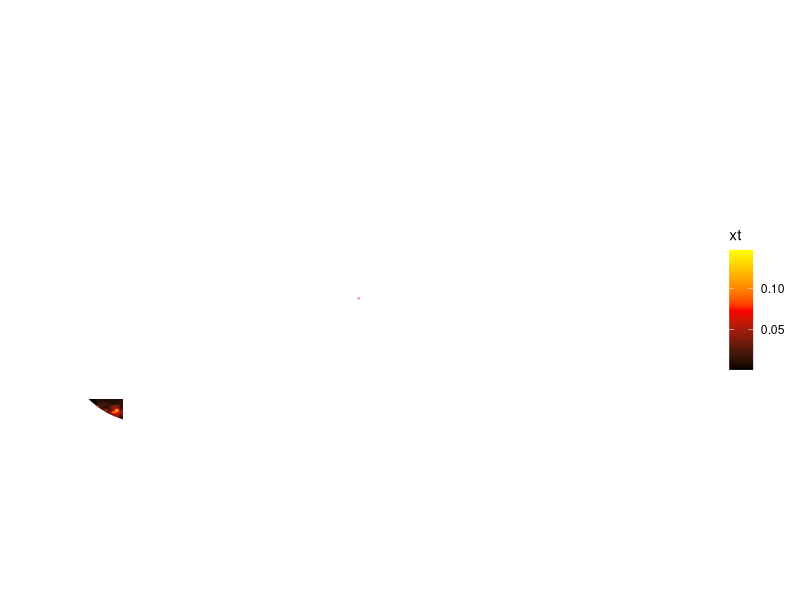

Source code (R): (Note: this script raises an error after producing the figure.)
setwd("~/GitHub/BigDataCup")

library(RColorBrewer)
library(ggforce)
library(ggplot2)
library(dplyr)

frame <- read.csv("xT_model-Adrian/frame_plot.csv")%>%
  mutate(
    x = (x/10)-100,
    y = (y/10)-42.5
  )

color_lines = "white"

xt_viz <- ggplot() +
  geom_tile(data=frame,aes(x,y,fill=xt)) + 
  # Faceoff circles
  geom_circle(aes(x0 = 0, y0 = 0, r = 15), colour = color_lines, size = 2 / 4) + # Centre
  geom_circle(aes(x0 = 69, y0 = 22, r = 15), colour = color_lines, size = 2 / 4) + # Top-Right
  geom_circle(aes(x0 = 69, y0 = -22, r = 15), colour = color_lines, size = 2 / 4) + # Bottom-Right
  geom_circle(aes(x0 = -69, y0 = 22, r = 15), colour = color_lines, size = 2 / 4) + # Top-Left
  geom_circle(aes(x0 = -69, y0 = -22, r = 15), colour = color_lines, size = 2 / 4) + # Bottom-Left
  
  # Hash marks in T-R/B-R/T-L/B-R order, groups of four
  geom_tile(aes(x = 66.125, y = 37.77, width = 2 / 6, height = 2), fill = color_lines) +
  geom_tile(aes(x = 66.125, y = 6.23, width = 2 / 6, height = 2), fill = color_lines) +
  geom_tile(aes(x = 71.875, y = 37.77, width = 2 / 6, height = 2), fill = color_lines) +
  geom_tile(aes(x = 71.875, y = 6.23, width = 2 / 6, height = 2), fill = color_lines) +
  geom_tile(aes(x = 66.125, y = -37.77, width = 2 / 6, height = 2), fill = color_lines) +
  geom_tile(aes(x = 66.125, y = -6.23, width = 2 / 6, height = 2), fill = color_lines) +
  geom_tile(aes(x = 71.875, y = -37.77, width = 2 / 6, height = 2), fill = color_lines) +
  geom_tile(aes(x = 71.875, y = -6.23, width = 2 / 6, height = 2), fill = color_lines) +
  geom_tile(aes(x = -66.125, y = 37.77, width = 2 / 6, height = 2), fill = color_lines) +
  geom_tile(aes(x = -66.125, y = 6.23, width = 2 / 6, height = 2), fill = color_lines) +
  geom_tile(aes(x = -71.875, y = 37.77, width = 2 / 6, height = 2), fill = color_lines) +
  geom_tile(aes(x = -71.875, y = 6.23, width = 2 / 6, height = 2), fill = color_lines) +
  geom_tile(aes(x = -66.125, y = -37.77, width = 2 / 6, height = 2), fill = color_lines) +
  geom_tile(aes(x = -66.125, y = -6.23, width = 2 / 6, height = 2), fill = color_lines) +
  geom_tile(aes(x = -71.875, y = -37.77, width = 2 / 6, height = 2), fill = color_lines) +
  geom_tile(aes(x = -71.875, y = -6.23, width = 2 / 6, height = 2), fill = color_lines) +
  
  # Centre line
  geom_tile(aes(x = 0, y = 0, width = 1, height = 85), fill = color_lines) + # Centre line
  
  # Faceoff dots - Plot AFTER centre lines for centre ice circle to show up above
  geom_circle(aes(x0 = 0, y0 = 0, r = 6 / 12), colour = "#FF99B4", fill = "#FF99B4", size = 0) + # Centre dot with unique red
  geom_circle(aes(x0 = 69, y0 = 22, r = 1), colour = color_lines, fill = color_lines, size = 0) + # Top-Right
  geom_circle(aes(x0 = 69, y0 = -22, r = 1), colour = color_lines, fill = color_lines, size = 0) + # Bottom-Right
  geom_circle(aes(x0 = -69, y0 = 22, r = 1), colour = color_lines, fill = color_lines, size = 0) + # Top-Left
  geom_circle(aes(x0 = -69, y0 = -22, r = 1), colour = color_lines, fill = color_lines, size = 0) + # Bottom-Left
  
  geom_circle(aes(x0 = 20.5, y0 = 22, r = 1), colour = color_lines, fill = color_lines, size = 0) + # Neutral Top-Right
  geom_circle(aes(x0 = 20.5, y0 = -22, r = 1), colour = color_lines, fill = color_lines, size = 0) + # Neutral Bottom-Right
  geom_circle(aes(x0 = -20.5, y0 = 22, r = 1), colour = color_lines, fill = color_lines, size = 0) + # Neutral Top-Left
  geom_circle(aes(x0 = -20.5, y0 = -22, r = 1), colour = color_lines, fill = color_lines, size = 0) + # Neutral Bottom-Left
  
  # Ells surrounding faceoff dots
  geom_tile(aes(x = 65, y = 22.83, width = 4, height = 2 / 8), fill = color_lines) + # Top-Right
  geom_tile(aes(x = 73, y = 22.83, width = 4, height = 2 / 8), fill = color_lines) +
  geom_tile(aes(x = 65, y = 21.17, width = 4, height = 2 / 8), fill = color_lines) +
  geom_tile(aes(x = 73, y = 21.17, width = 4, height = 2 / 8), fill = color_lines) +
  geom_tile(aes(x = 66.92, y = 24.25, width = 2 / 8, height = 3), fill = color_lines) +
  geom_tile(aes(x = 71.08, y = 24.25, width = 2 / 8, height = 3), fill = color_lines) +
  geom_tile(aes(x = 66.92, y = 19.75, width = 2 / 8, height = 3), fill = color_lines) +
  geom_tile(aes(x = 71.08, y = 19.75, width = 2 / 8, height = 3), fill = color_lines) +
  
  geom_tile(aes(x = 65, y = -22.83, width = 4, height = 2 / 12), fill = color_lines) + # Bottom-Right
  geom_tile(aes(x = 73, y = -22.83, width = 4, height = 2 / 12), fill = color_lines) +
  geom_tile(aes(x = 65, y = -21.17, width = 4, height = 2 / 12), fill = color_lines) +
  geom_tile(aes(x = 73, y = -21.17, width = 4, height = 2 / 12), fill = color_lines) +
  geom_tile(aes(x = 66.92, y = -24.25, width = 2 / 12, height = 3), fill = color_lines) +
  geom_tile(aes(x = 71.08, y = -24.25, width = 2 / 12, height = 3), fill = color_lines) +
  geom_tile(aes(x = 66.92, y = -19.75, width = 2 / 12, height = 3), fill = color_lines) +
  geom_tile(aes(x = 71.08, y = -19.75, width = 2 / 12, height = 3), fill = color_lines) +
  
  geom_tile(aes(x = -65, y = 22.83, width = 4, height = 2 / 12), fill = color_lines) + # Top-Left
  geom_tile(aes(x = -73, y = 22.83, width = 4, height = 2 / 12), fill = color_lines) +
  geom_tile(aes(x = -65, y = 21.17, width = 4, height = 2 / 12), fill = color_lines) +
  geom_tile(aes(x = -73, y = 21.17, width = 4, height = 2 / 12), fill = color_lines) +
  geom_tile(aes(x = -66.92, y = 24.25, width = 2 / 12, height = 3), fill = color_lines) +
  geom_tile(aes(x = -71.08, y = 24.25, width = 2 / 12, height = 3), fill = color_lines) +
  geom_tile(aes(x = -66.92, y = 19.75, width = 2 / 12, height = 3), fill = color_lines) +
  geom_tile(aes(x = -71.08, y = 19.75, width = 2 / 12, height = 3), fill = color_lines) +
  
  geom_tile(aes(x = -65, y = -22.83, width = 4, height = 2 / 12), fill = color_lines) + # Bottom-Left
  geom_tile(aes(x = -73, y = -22.83, width = 4, height = 2 / 12), fill = color_lines) +
  geom_tile(aes(x = -65, y = -21.17, width = 4, height = 2 / 12), fill = color_lines) +
  geom_tile(aes(x = -73, y = -21.17, width = 4, height = 2 / 12), fill = color_lines) +
  geom_tile(aes(x = -66.92, y = -24.25, width = 2 / 12, height = 3), fill = color_lines) +
  geom_tile(aes(x = -71.08, y = -24.25, width = 2 / 12, height = 3), fill = color_lines) +
  geom_tile(aes(x = -66.92, y = -19.75, width = 2 / 12, height = 3), fill = color_lines) +
  geom_tile(aes(x = -71.08, y = -19.75, width = 2 / 12, height = 3), fill = color_lines) +
  
  # Referee crease
  geom_arc(aes(x0 = 0, y0 = -42.5, start = -pi / 2, end = pi / 2, r = 10), colour = color_lines) +
  
  # Left goalie crease
  geom_arc(aes(x0 = -89, y0 = 0, start = atan(4.5/4) - 0.01, end = pi - atan(4.5 / 4) + 0.01, r = 6), colour = color_lines, size = 2 / 4) + # manually adjusted arc
  geom_line(aes(x = c(-84.755, -89), y = c(-4, -4)),color = color_lines, size = 2 / 4) +
  geom_line(aes(x = c(-84.755, -89), y = c(4, 4)),color = color_lines, size = 2 / 4) +
  
  # Right goalie crease
  geom_line(aes(x = c(84.755, 89), y = c(-4, -4)),color = color_lines, size = 2 / 4) +
  geom_line(aes(x = c(84.755, 89), y = c(4, 4)),color = color_lines, size = 2 / 4) +
  geom_arc(aes(x0 = 89, y0 = 0, start = -atan(4.5/4) + 0.01, end = -pi + atan(4.5 / 4) - 0.01, r = 6), colour = color_lines, size = 2 / 4) + # manually adjusted arc
  
  # Goalie nets placed as rectangles
  geom_tile(aes(x = -90.67, y = 0, width = 3.33, height = 6), fill = "white") +
  geom_tile(aes(x = 90.67, y = 0, width = 3.33, height = 6), fill = "white") +
  
  # Trapezoids
  geom_polygon(aes(x = c(-100, -100, -89, -89), y = c(10.92, 11.08, 7.08, 6.92)), color = color_lines,fill=NA) + # Left
  geom_polygon(aes(x = c(-100, -100, -89, -89), y = c(-10.92, -11.08, -7.08, -6.92)), color = color_lines,fill=NA) + # Left 
  geom_polygon(aes(x = c(100, 100, 89, 89), y = c(10.92, 11.08, 7.08, 6.92)), color = color_lines,fill=NA) + # Right
  geom_polygon(aes(x = c(100, 100, 89, 89), y = c(-10.92, -11.08, -7.08, -6.92)), color = color_lines,fill=NA) + # Right
  
  # Lines
  geom_tile(aes(x = -25.5, y = 0, width = 1, height = 85), fill = color_lines) + # Left Blue line
  geom_tile(aes(x = 25.5, y = 0, width = 1, height = 85),  fill = color_lines) + # Right Blue line
  geom_tile(aes(x = -89, y = 0, width = 2 / 12, height = 73.50), fill = color_lines) + # Left goal line (73.5 value is rounded from finding intersect of goal line and board radius)
  geom_tile(aes(x = 89, y = 0, width = 2 / 12, height = 73.50), fill = color_lines) + # Right goal line
  
  # Borders as line segments - plotted last to cover up line ends, etc.
  geom_line(aes(x = c(-72, 72), y = c(42.5, 42.5)),color = color_lines) + # Top
  geom_line(aes(x = c(-72, 72), y = c(-42.5, -42.5)),color = color_lines) + # Bottom
  geom_line(aes(x = c(-100, -100), y = c(-14.5, 14.5)),color = color_lines) + # Left
  geom_line(aes(x = c(100, 100), y = c(-14.5, 14.5)),color = color_lines) + # Right
  geom_arc(aes(x0 = 72, y0 = 14.5, start = pi / 2, end = 0, r = 28),color = color_lines) + # Top-Right
  geom_arc(aes(x0 = 72, y0 = -14.5, start = pi, end =  pi / 2, r = 28),color = color_lines) + # Bottom-Right
  geom_arc(aes(x0 = -72, y0 = 14.5, start = - pi / 2, end = 0, r = 28),color = color_lines) + # Top-Left
  geom_arc(aes(x0 = -72, y0 = -14.5, start = pi, end =  3 * pi / 2, r = 28),color='white') + # Bottom-Left
  
  #cover edges
  #TR
  geom_arc_bar(aes(x0 = 72, y0 = 14.5, start = pi / 2, end = 0, r0 = 28, r = 35), 
               fill = 'white', colour = 'white', size = 1 / 12) +
  geom_tile(aes(x = 97, y = 39, width = 8, height = 8), fill = "white") +
  #TL
  geom_arc_bar(aes(x0 = -72, y0 = 14.5, start = - pi / 2, end = 0, r0 = 28, r = 35), 
               fill = color_lines, colour = color_lines, size = 1 / 12) +
  
  geom_tile(aes(x = -97, y = 39, width = 8, height = 8), fill = "white") +
  #BR
  geom_arc_bar(aes(x0 = 72, y0 = -14.5, start = pi, end = pi/2, r0 = 28, r = 35),
               fill = 'white', colour = 'white', size = 1 / 12) +
  
  geom_tile(aes(x = 97, y = -40, width = 8, height = 8), fill = "white") +

  #BL
  geom_arc_bar(aes(x0 = -72, y0 = -14.5, start = pi, end =  3 * pi / 2, r0 = 28, r = 35),
               fill = 'white', colour = 'white', size = 1 / 12) +
  
  geom_tile(aes(x = -96.5, y = -39, width = 8, height = 8), fill = "white") +
  
  theme_bw() +
  theme(panel.grid = element_blank(),
        axis.line=element_blank(),axis.text.x=element_blank(),
        axis.text.y=element_blank(),axis.ticks=element_blank(),
        axis.title.x=element_blank(),
        axis.title.y=element_blank(),
        panel.border = element_blank(), 
        panel.grid.major = element_blank(),
        panel.grid.minor = element_blank()) + 
  scale_fill_gradientn(colours=c("black", "red","yellow"))+
  
  # Fixed scale for the coordinate system  
  coord_fixed()

xt_viz + ggsave('xT_model-Adrian/plot.png',width=7,height=7,dpi=700)

